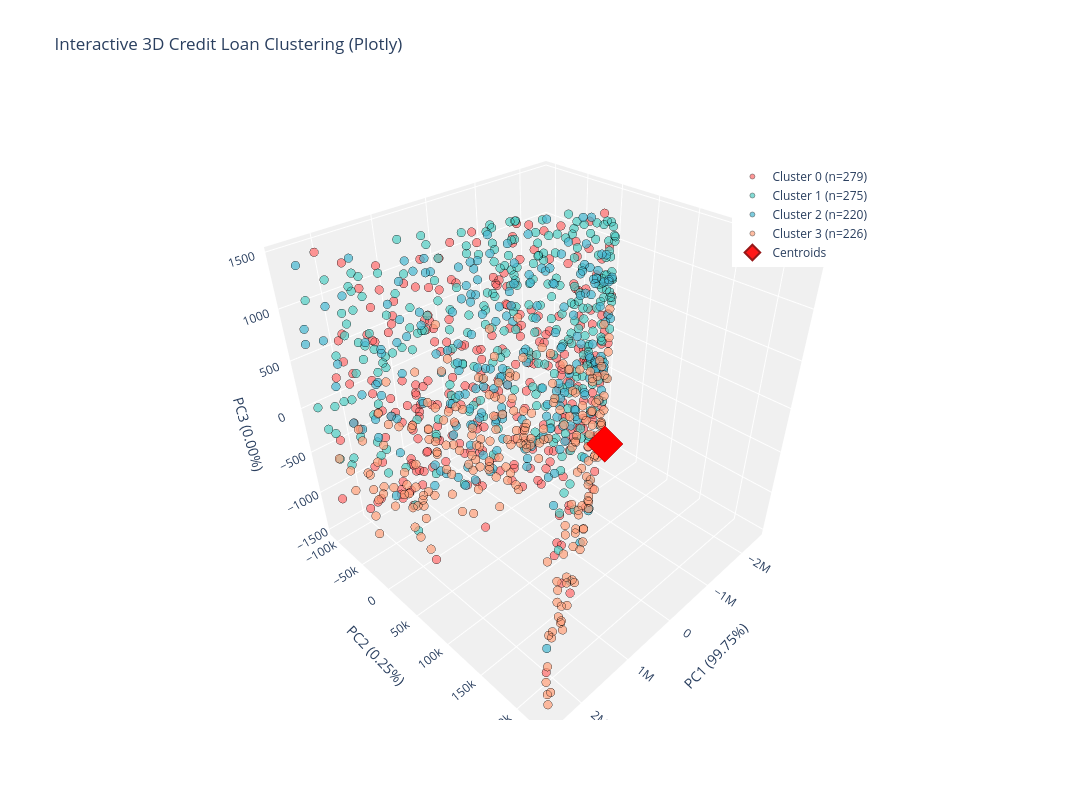

Here is the notebook cell this chart was saved with:
### Code cell
pca = PCA(n_components=3)
X_pca = pca.fit_transform(x)

# ============================================================
#  MATPLOTLIB - 3D PLOTTİNG 
# ============================================================

fig = plt.figure(figsize=(14, 10))
ax = fig.add_subplot(111, projection='3d')

colors = ['#FF6B6B', '#4ECDC4', '#45B7D1', '#FFA07A']
cluster_labels = {0: 'Cluster 0', 1: 'Cluster 1', 2: 'Cluster 2', 3: 'Cluster 3'}
cluster_names = {
    0: 'Young & High Risk',
    1: 'Mature & Stable',
    2: 'Mid-Career & Active',
    3: 'Established Borrowers'
}

fig_plotly = go.Figure()

# Her cluster için scatter plot
for cluster_id in sorted(np.unique(clusters)):
    cluster_mask = clusters == cluster_id
    cluster_size = np.sum(cluster_mask)
    
    fig_plotly.add_trace(go.Scatter3d(
        x=X_pca[cluster_mask, 0],
        y=X_pca[cluster_mask, 1],
        z=X_pca[cluster_mask, 2],
        mode='markers',
        name=f'{cluster_labels[cluster_id]} (n={cluster_size})',
        marker=dict(
            size=5,
            color=colors[cluster_id],
            opacity=0.7,
            line=dict(width=0.5, color='black')
        ),
        text=[f'Cluster {cluster_id}' for _ in range(cluster_size)],
        hovertemplate='<b>%{text}</b><br>PC1: %{x:.3f}<br>PC2: %{y:.3f}<br>PC3: %{z:.3f}<extra></extra>'
    ))

# Centroids
fig_plotly.add_trace(go.Scatter3d(
    x=centroids_pca[:, 0],
    y=centroids_pca[:, 1],
    z=centroids_pca[:, 2],
    mode='markers',
    name='Centroids',
    marker=dict(
        size=12,
        color='red',
        symbol='diamond',
        line=dict(width=2, color='darkred'),
        opacity=0.9
    ),
    hovertemplate='<b>Centroid</b><br>PC1: %{x:.3f}<br>PC2: %{y:.3f}<br>PC3: %{z:.3f}<extra></extra>'
))

# Layout
fig_plotly.update_layout(
    title='Interactive 3D Credit Loan Clustering (Plotly)',
    scene=dict(
        xaxis=dict(
            title=f'PC1 ({pca.explained_variance_ratio_[0]*100:.2f}%)',
            backgroundcolor="rgb(240, 240, 240)",
            gridcolor="white"
        ),
        yaxis=dict(
            title=f'PC2 ({pca.explained_variance_ratio_[1]*100:.2f}%)',
            backgroundcolor="rgb(240, 240, 240)",
            gridcolor="white"
        ),
        zaxis=dict(
            title=f'PC3 ({pca.explained_variance_ratio_[2]*100:.2f}%)',
            backgroundcolor="rgb(240, 240, 240)",
            gridcolor="white"
        ),
    ),
    width=1200,
    height=800,
    hovermode='closest',
    font=dict(size=12),
    showlegend=True,
    legend=dict(x=0.7, y=0.9)
)

fig_plotly.show()

### Figure 1 — Plotly figure (JSON) as saved in the notebook; plotly's stock layout.template omitted (floating-point values rounded to 4 significant figures; data arrays with more than 128 entries replaced by an {"elided": "..."} marker saying what was removed)
{"data": [{"hovertemplate": "<b>%{text}</b><br>PC1: %{x:.3f}<br>PC2: %{y:.3f}<br>PC3: %{z:.3f}<extra></extra>", "marker": {"color": "#FF6B6B", "line": {"color": "black", "width": 0.5}, "opacity": 0.7, "size": 5}, "mode": "markers", "name": "Cluster 0 (n=279)", "text": {"elided": "279 str values"}, "type": "scatter3d", "x": {"elided": "279 float values"}, "y": {"elided": "279 float values"}, "z": {"elided": "279 float values"}}, {"hovertemplate": "<b>%{text}</b><br>PC1: %{x:.3f}<br>PC2: %{y:.3f}<br>PC3: %{z:.3f}<extra></extra>", "marker": {"color": "#4ECDC4", "line": {"color": "black", "width": 0.5}, "opacity": 0.7, "size": 5}, "mode": "markers", "name": "Cluster 1 (n=275)", "text": {"elided": "275 str values"}, "type": "scatter3d", "x": {"elided": "275 float values"}, "y": {"elided": "275 float values"}, "z": {"elided": "275 float values"}}, {"hovertemplate": "<b>%{text}</b><br>PC1: %{x:.3f}<br>PC2: %{y:.3f}<br>PC3: %{z:.3f}<extra></extra>", "marker": {"color": "#45B7D1", "line": {"color": "black", "width": 0.5}, "opacity": 0.7, "size": 5}, "mode": "markers", "name": "Cluster 2 (n=220)", "text": {"elided": "220 str values"}, "type": "scatter3d", "x": {"elided": "220 float values"}, "y": {"elided": "220 float values"}, "z": {"elided": "220 float values"}}, {"hovertemplate": "<b>%{text}</b><br>PC1: %{x:.3f}<br>PC2: %{y:.3f}<br>PC3: %{z:.3f}<extra></extra>", "marker": {"color": "#FFA07A", "line": {"color": "black", "width": 0.5}, "opacity": 0.7, "size": 5}, "mode": "markers", "name": "Cluster 3 (n=226)", "text": {"elided": "226 str values"}, "type": "scatter3d", "x": {"elided": "226 float values"}, "y": {"elided": "226 float values"}, "z": {"elided": "226 float values"}}, {"hovertemplate": "<b>Centroid</b><br>PC1: %{x:.3f}<br>PC2: %{y:.3f}<br>PC3: %{z:.3f}<extra></extra>", "marker": {"color": "red", "line": {"color": "darkred", "width": 2}, "opacity": 0.9, "size": 12, "symbol": "diamond"}, "mode": "markers", "name": "Centroids", "type": "scatter3d", "x": [-2473000.0, -2473000.0, -2473000.0, -2473000.0], "y": [3794.0, 3794.0, 3794.0, 3794.0], "z": [-1481.0, -1480.0, -1481.0, -1482.0]}], "layout": {"font": {"size": 12}, "height": 800, "hovermode": "closest", "legend": {"x": 0.7, "y": 0.9}, "scene": {"xaxis": {"backgroundcolor": "rgb(240, 240, 240)", "gridcolor": "white", "title": {"text": "PC1 (99.75%)"}}, "yaxis": {"backgroundcolor": "rgb(240, 240, 240)", "gridcolor": "white", "title": {"text": "PC2 (0.25%)"}}, "zaxis": {"backgroundcolor": "rgb(240, 240, 240)", "gridcolor": "white", "title": {"text": "PC3 (0.00%)"}}}, "showlegend": true, "title": {"text": "Interactive 3D Credit Loan Clustering (Plotly)"}, "width": 1200}}
